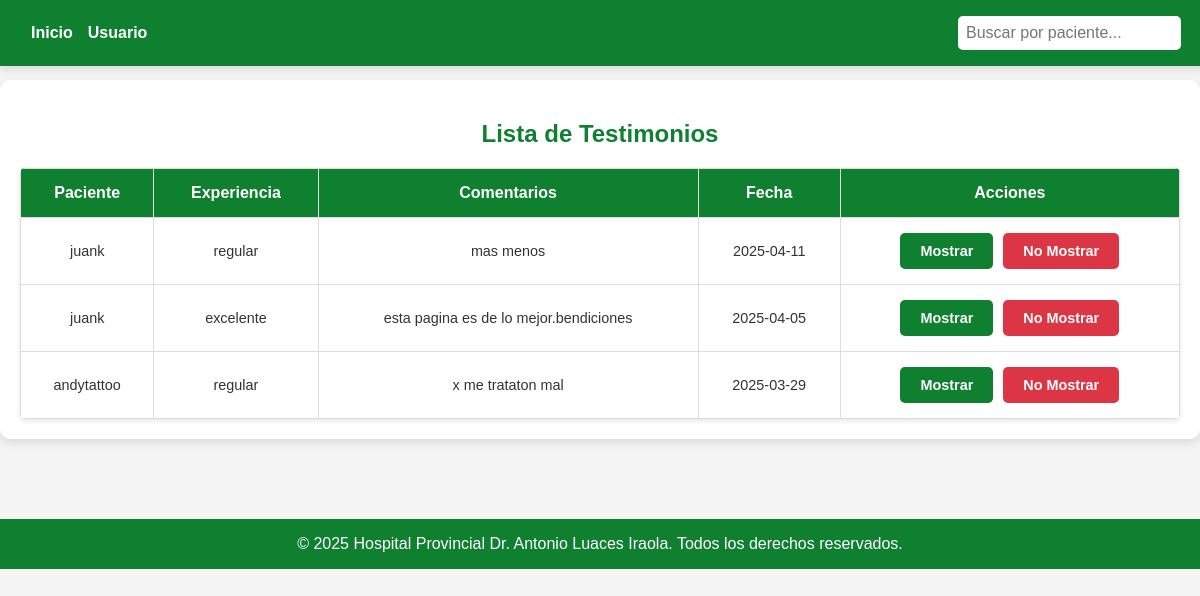
The page /administrador/testimonios/ (signed in) on the database its author committed.
### usuarios/models.py (models this page shows, shortened)
class Testimonio(models.Model):
    usuario = models.ForeignKey(
        settings.AUTH_USER_MODEL,
        on_delete=models.CASCADE,
        related_name="testimonios"
    )
    comentario = models.TextField(verbose_name="Comentario del usuario")  # Descripción más clara
    experiencia = models.CharField(
        max_length=10,
        choices=[
            ('excelente', 'Excelente'),
            ('buena', 'Buena'),
            ('regular', 'Regular'),
            ('mala', 'Mala'),
        ],
        default='buena',
        verbose_name="Nivel de experiencia"
    )
    fecha_publicacion = models.DateTimeField(auto_now_add=True, verbose_name="Fecha de publicación")
    aprobado = models.BooleanField(default=False, verbose_name="Aprobado por el administrador")
    destacado = models.BooleanField(default=False, verbose_name="Destacar en la página principal")  # Nuevo campo
    class Meta:
        ordering = ['-fecha_publicacion']  # Ordenar por fecha de publicación descendente
        verbose_name = "Testimonio"
        verbose_name_plural = "Testimonios"

class Usuario(AbstractUser):
    es_admin = models.BooleanField(default=False)
    es_especialista = models.BooleanField(default=False)
    especialidad = models.ForeignKey(
        Especialidad,
        on_delete=models.SET_NULL,
        null=True,
        blank=True,
        related_name='especialistas'
    )
    groups = models.ManyToManyField(
        Group,
        verbose_name='groups',
        blank=True,
        related_name="usuario_set",
        related_query_name="usuario",
    )
    user_permissions = models.ManyToManyField(
        Permission,
        verbose_name='user permissions',
        blank=True,
        related_name="usuario_set",
        related_query_name="usuario",
    )
    class Meta:
        db_table = 'usuarios_usuario'
        verbose_name = 'Usuario'
        verbose_name_plural = 'Usuarios'

### usuarios/views.py (the view)
# urls.py: path('testimonios/', views.gestionar_testimonios, name='gestionar_testimonios'),
@login_required
@staff_member_required
@cache_page(60 * 15)  # Cachear la vista por 15 minutos
def gestionar_testimonios(request):
    testimonios = Testimonio.objects.select_related('usuario').all()
    return render(request, 'administrador/testimonios.html', {'testimonios': testimonios})

### usuarios/templates/administrador/testimonios.html (shortened to what this page needs)
{% load static %}
<!DOCTYPE html>
<html lang="es">
<head>
</head>
<body>
    <header>
        <nav>
            <ul>
                <li><a href="{% url 'administrador' %}">Inicio</a></li>
                <li><a href="{% url 'gestionar_usuarios' %}">Usuario</a></li>
            </ul>
            <div class="search-bar">
                <input type="text" id="searchInput" placeholder="Buscar por paciente..." onkeyup="buscarTestimonio()">
            </div>
        </nav>
    </header>
    <main>
        <div class="container">
            <h2>Lista de Testimonios</h2>
            <table class="admin-table" id="testimoniosTable">
                <thead>
                    <tr>
                        <th>Paciente</th>
                        <th>Experiencia</th>
                        <th>Comentarios</th>
                        <th>Fecha</th>
                        <th>Acciones</th>
                    </tr>
                </thead>
                <tbody>
                    {% for testimonio in testimonios %}
                    <tr>
                        <td>{{ testimonio.usuario.username }}</td>
                        <td>{{ testimonio.experiencia }}</td>
                        <td>{{ testimonio.comentario|truncatechars:50 }}</td>
                        <td>{{ testimonio.fecha_publicacion|date:"Y-m-d" }}</td>
                        <td>
                            <div class="btn-container">
                                <a href="{% url 'aprobar_testimonio' testimonio.id %}" class="btn">Mostrar</a>
                                <a href="{% url 'ocultar_testimonio' testimonio.id %}" class="btn btn-delete">No Mostrar</a>
                            </div>
                        </td>
                    </tr>
                    {% empty %}
                    <tr>
                        <td colspan="5">No hay testimonios registrados.</td>
                    </tr>
                    {% endfor %}
                </tbody>
            </table>
        </div>
    </main>
    <footer>
        <p>&copy; 2025 Hospital Provincial Dr. Antonio Luaces Iraola. Todos los derechos reservados.</p>
    </footer>
</body>
</html>

### usuarios/templates/administrador/testimonios.html (style rules this page uses)
:root { --primary-color: #0e8030; --secondary-color: #004d40; --background-color: #f4f4f4; --text-color: #333; --white: #ffffff; }
body { font-family: 'Poppins', sans-serif; margin: 0; padding: 0; background-color: var(--background-color); color: var(--text-color); display: flex; flex-direction: column; min-height: 100vh; overflow-x: hidden; }
header { background-color: #0e8030; color: white; padding: 1rem; box-shadow: 0 4px 8px rgba(0, 0, 0, 0.1); position: fixed; top: 0; width: 100%; z-index: 1000; }
header nav { display: flex; justify-content: space-between; align-items: center; padding: 0 15px; }
header nav ul { list-style: none; margin: 0; padding: 0; display: flex; gap: 15px; }
header nav ul li a { color: var(--white); text-decoration: none; font-size: 1rem; font-weight: bold; transition: color 0.3s ease; }
.search-bar { margin-left: auto; margin-right: 20px; }
.search-bar input { padding: 8px; border: none; border-radius: 5px; font-size: 1rem; max-width: 300px; }
.container { padding: 20px; margin: 80px auto; max-width: 100%; background-color: var(--white); border-radius: 10px; box-shadow: 0 4px 8px rgba(0, 0, 0, 0.1); }
h2 { color: var(--primary-color); text-align: center; margin-bottom: 20px; }
.admin-table { width: 100%; border-collapse: collapse; margin-top: 20px; background-color: var(--white); border-radius: 5px; box-shadow: 0px 2px 5px rgba(0, 0, 0, 0.1); overflow: hidden; }
.admin-table th, .admin-table td { padding: 15px; border: 1px solid #ddd; text-align: center; }
.admin-table th { background-color: var(--primary-color); color: var(--white); font-size: 1rem; }
.admin-table td { font-size: 0.9rem; }
.btn-container { display: flex; justify-content: center; gap: 10px; }
.btn { padding: 10px 20px; background-color: var(--primary-color); color: var(--white); border: none; border-radius: 5px; cursor: pointer; font-size: 0.9rem; font-weight: bold; transition: background-color 0.3s ease; text-decoration:none; }
.btn-delete { background-color: #dc3545; }
footer { background-color: var(--primary-color); color: var(--white); text-align: center; }

### rows shown on the page
Testimonio: usuario.username "juank", experiencia "regular", comentario "mas menos", fecha_publicacion "2025-04-11"
Testimonio: usuario.username "juank", experiencia "excelente", comentario "esta pagina es de lo mejor.bendiciones", fecha_publicacion "2025-04-05"
Testimonio: usuario.username "andytattoo", experiencia "regular", comentario "x me trataton mal", fecha_publicacion "2025-03-29"
